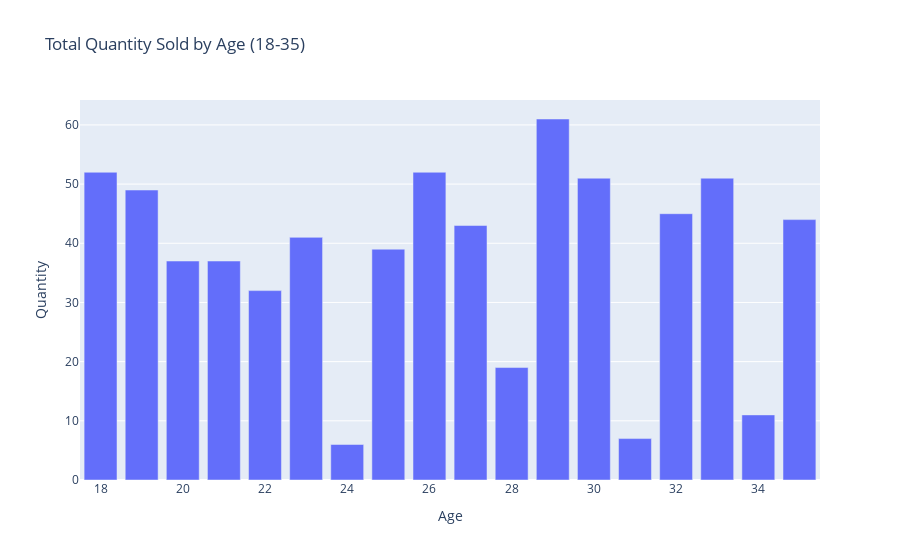
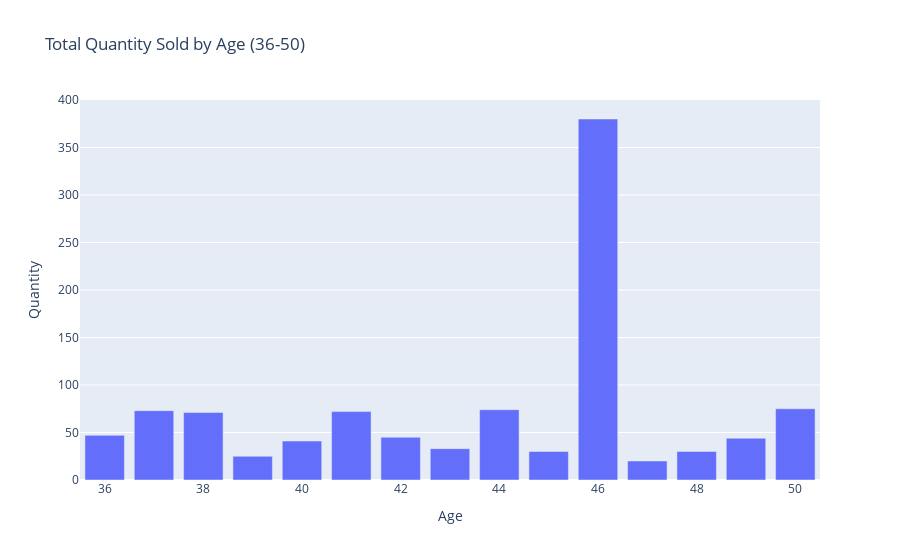
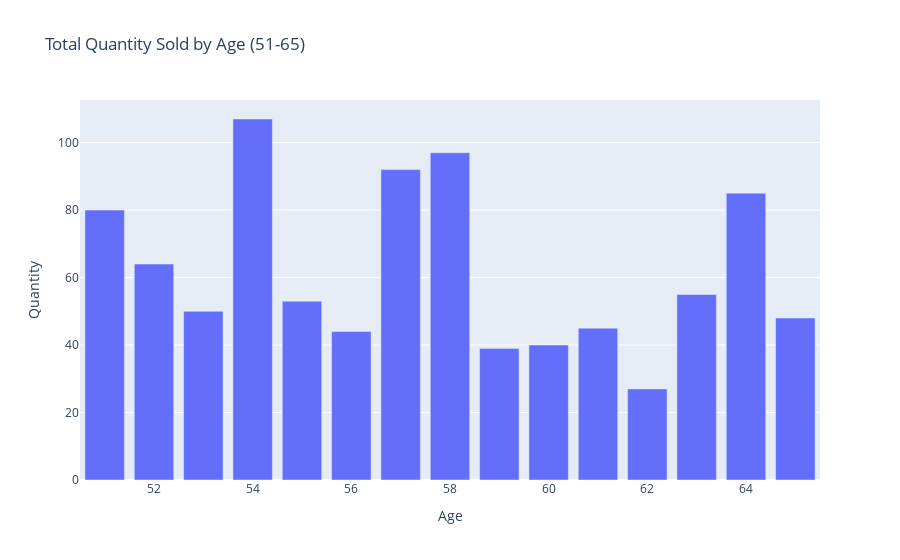
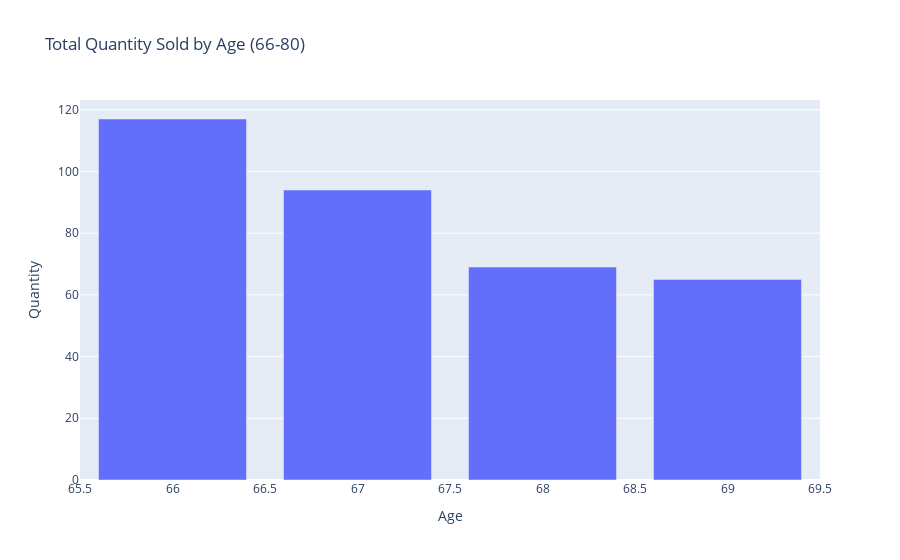

Here is the notebook cell these charts were saved with, in order:
### Markdown cell above
### Verificar se há uma tendência de compra maior em determinadas faixas etárias.

### Code cell
faixa_etaria_18_35 = df[(df['Age'] >=18) & (df['Age'] <= 35)]
faixa_etaria_36_50 = df[(df['Age'] >= 36) & (df['Age'] <= 50)]
faixa_etaria_51_65 = df[(df['Age'] >= 51) & (df['Age'] <= 65)]
faixa_etaria_66_80 = df[(df['Age'] >= 66) & (df['Age'] <= 80)]

fx_et_18_35_quantity = faixa_etaria_18_35[['Age', 'Quantity']].groupby('Age').sum()
fx_et_36_50_quantity = faixa_etaria_36_50[['Age', 'Quantity']].groupby('Age').sum()
fx_et_51_65_quantity = faixa_etaria_51_65[['Age', 'Quantity']].groupby('Age').sum()
fx_et_66_80_quantity = faixa_etaria_66_80[['Age', 'Quantity']].groupby('Age').sum()

fig = px.bar(fx_et_18_35_quantity, x=fx_et_18_35_quantity.index, y='Quantity', title='Total Quantity Sold by Age (18-35)')
fig.show()

fig2 = px.bar(fx_et_36_50_quantity, x=fx_et_36_50_quantity.index, y='Quantity', title='Total Quantity Sold by Age (36-50)')
fig2.show()

fig3 = px.bar(fx_et_51_65_quantity, x=fx_et_51_65_quantity.index, y='Quantity', title='Total Quantity Sold by Age (51-65)')
fig3.show()

fig4 = px.bar(fx_et_66_80_quantity, x=fx_et_66_80_quantity.index, y='Quantity', title='Total Quantity Sold by Age (66-80)')
fig4.show()

### Figure 1 — Plotly figure (JSON) as saved in the notebook; plotly's stock layout.template omitted (floating-point values rounded to 4 significant figures)
{"data": [{"alignmentgroup": "True", "hovertemplate": "Age=%{x}<br>Quantity=%{y}<extra></extra>", "legendgroup": "", "marker": {"color": "#636efa", "pattern": {"shape": ""}}, "name": "", "offsetgroup": "", "orientation": "v", "showlegend": false, "textposition": "auto", "type": "bar", "x": [18, 19, 20, 21, 22, 23, 24, 25, 26, 27, 28, 29, 30, 31, 32, 33, 34, 35], "xaxis": "x", "y": [52, 49, 37, 37, 32, 41, 6, 39, 52, 43, 19, 61, 51, 7, 45, 51, 11, 44], "yaxis": "y"}], "layout": {"barmode": "relative", "legend": {"tracegroupgap": 0}, "title": {"text": "Total Quantity Sold by Age (18-35)"}, "xaxis": {"anchor": "y", "domain": [0, 1], "title": {"text": "Age"}}, "yaxis": {"anchor": "x", "domain": [0, 1], "title": {"text": "Quantity"}}}}

### Figure 2 — Plotly figure (JSON) as saved in the notebook; plotly's stock layout.template omitted (floating-point values rounded to 4 significant figures)
{"data": [{"alignmentgroup": "True", "hovertemplate": "Age=%{x}<br>Quantity=%{y}<extra></extra>", "legendgroup": "", "marker": {"color": "#636efa", "pattern": {"shape": ""}}, "name": "", "offsetgroup": "", "orientation": "v", "showlegend": false, "textposition": "auto", "type": "bar", "x": [36, 37, 38, 39, 40, 41, 42, 43, 44, 45, 46, 47, 48, 49, 50], "xaxis": "x", "y": [47, 73, 71, 25, 41, 72, 45, 33, 74, 30, 380, 20, 30, 44, 75], "yaxis": "y"}], "layout": {"barmode": "relative", "legend": {"tracegroupgap": 0}, "title": {"text": "Total Quantity Sold by Age (36-50)"}, "xaxis": {"anchor": "y", "domain": [0, 1], "title": {"text": "Age"}}, "yaxis": {"anchor": "x", "domain": [0, 1], "title": {"text": "Quantity"}}}}

### Figure 3 — Plotly figure (JSON) as saved in the notebook; plotly's stock layout.template omitted (floating-point values rounded to 4 significant figures)
{"data": [{"alignmentgroup": "True", "hovertemplate": "Age=%{x}<br>Quantity=%{y}<extra></extra>", "legendgroup": "", "marker": {"color": "#636efa", "pattern": {"shape": ""}}, "name": "", "offsetgroup": "", "orientation": "v", "showlegend": false, "textposition": "auto", "type": "bar", "x": [51, 52, 53, 54, 55, 56, 57, 58, 59, 60, 61, 62, 63, 64, 65], "xaxis": "x", "y": [80, 64, 50, 107, 53, 44, 92, 97, 39, 40, 45, 27, 55, 85, 48], "yaxis": "y"}], "layout": {"barmode": "relative", "legend": {"tracegroupgap": 0}, "title": {"text": "Total Quantity Sold by Age (51-65)"}, "xaxis": {"anchor": "y", "domain": [0, 1], "title": {"text": "Age"}}, "yaxis": {"anchor": "x", "domain": [0, 1], "title": {"text": "Quantity"}}}}

### Figure 4 — Plotly figure (JSON) as saved in the notebook; plotly's stock layout.template omitted (floating-point values rounded to 4 significant figures)
{"data": [{"alignmentgroup": "True", "hovertemplate": "Age=%{x}<br>Quantity=%{y}<extra></extra>", "legendgroup": "", "marker": {"color": "#636efa", "pattern": {"shape": ""}}, "name": "", "offsetgroup": "", "orientation": "v", "showlegend": false, "textposition": "auto", "type": "bar", "x": [66, 67, 68, 69], "xaxis": "x", "y": [117, 94, 69, 65], "yaxis": "y"}], "layout": {"barmode": "relative", "legend": {"tracegroupgap": 0}, "title": {"text": "Total Quantity Sold by Age (66-80)"}, "xaxis": {"anchor": "y", "domain": [0, 1], "title": {"text": "Age"}}, "yaxis": {"anchor": "x", "domain": [0, 1], "title": {"text": "Quantity"}}}}
